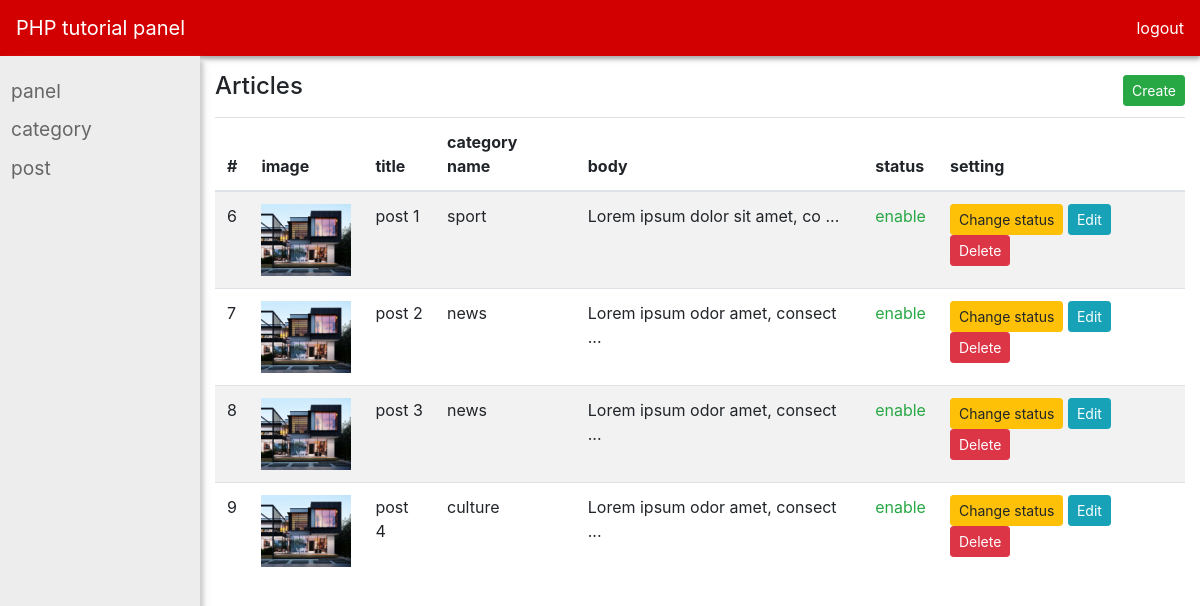
The app's page /panel/post/index.php (signed in) with its own data.
### tables this page shows
CREATE TABLE `posts` (
  `id` int(11) NOT NULL,
  `title` varchar(255) NOT NULL,
  `body` text NOT NULL,
  `cat_id` int(11) NOT NULL,
  `status` tinyint(4) NOT NULL DEFAULT 10,
  `image` text NOT NULL,
  `created_at` datetime NOT NULL,
  `updated_at` datetime DEFAULT NULL
);

CREATE TABLE `categories` (
  `id` int(11) NOT NULL,
  `name` varchar(255) NOT NULL,
  `created_at` datetime NOT NULL,
  `updated_at` datetime DEFAULT NULL
);

### functions/helpers.php (called while the page is built, shortened)
<?php
function asset($file) {
    return trim(BASE_URL, '/ ') . '/' . trim($file, '/ ');
}
function url($url) {
    return trim(BASE_URL, '/ ') . '/' . trim($url, '/ ');
}

### panel/post/index.php (the view, shortened to what this page needs)
<?php
require_once '../../functions/helpers.php';
?>
<!DOCTYPE html>
<html lang="en">
<head>
    <link rel="stylesheet" href="<?= asset('assets/css/bootstrap.min.css'); ?>" media="all" type="text/css">
    <link rel="stylesheet" href="<?= asset('assets/css/style.css'); ?>" media="all" type="text/css">
</head>
<body>
<section id="app">
    <?php require_once '../layouts/top-nav.php'; ?>
    <section class="container-fluid">
        <section class="row">
            <section class="col-md-2 p-0">
                <?php require_once '../layouts/sidebar.php'; ?>
            </section>
            <section class="col-md-10 pt-3">
                <section class="mb-2 d-flex justify-content-between align-items-center">
                    <h2 class="h4">Articles</h2>
                    <a href="<?= url('panel\post\create.php'); ?>" class="btn btn-sm btn-success">Create</a>
                </section>
                <section class="table-responsive">
                    <table class="table table-striped table-">
                        <thead>
                        <tr>
                            <th>#</th>
                            <th>image</th>
                            <th>title</th>
                            <th>category name</th>
                            <th>body</th>
                            <th>status</th>
                            <th>setting</th>
                        </tr>
                        </thead>
                        <tbody>
                        <?php
                        global $connection;
                        $query = "SELECT `php_project`.`posts`.*, `php_project`.`categories`.`name` AS `category_name`
                                    FROM `php_project`.`posts`
                                    LEFT JOIN `php_project`.`categories`
                                    ON `php_project`.`posts`.`cat_id`=`php_project`.`categories`.`id`";
                        $statement = $connection->prepare($query);
                        $statement->execute();
                        $posts = $statement->fetchAll();
                        foreach ($posts as $post) {
                            ?>
                            <tr>
                                <td><?= $post->id; ?></td>
                                <td>
                                    <img style="width: 90px;" src="<?= asset($post->image); ?>">
                                </td>
                                <td><?= $post->title; ?></td>
                                <td><?= $post->category_name; ?></td>
                                <td><?= substr($post->body, 0, 30) . ' ...'; ?></td>
                                <td>
                                    <?php
                                    switch ($post->status) {
                                        case '10':
                                            ?>
                                            <span class="text-success">enable</span>
                                            <?php
                                            break;
                                            ?>
                                        <?php
                                    }
                                    ?>
                                </td>
                                <td>
                                    <a href="<?= url('panel\post\change-status.php?post_id=' . $post->id); ?>"
                                       class="btn btn-warning btn-sm">Change status</a>
                                    <a href="<?= url('panel\post\edit.php?post_id=' . $post->id); ?>"
                                       class="btn btn-info btn-sm">Edit</a>
                                    <a href="<?= url('panel\post\delete.php?post_id=' . $post->id); ?>"
                                       class="btn btn-danger btn-sm">Delete</a>
                                </td>
                            </tr>
                            <?php
                        }
                        ?>
                        </tbody>
                    </table>
                </section>
            </section>
        </section>
    </section>
</section>
</body>
</html>

### panel/layouts/top-nav.php (shortened to what this page needs)
<nav class="navbar navbar-expand-lg navbar-dark bg-red">
    <a class="navbar-brand" href="<?= url('index.php'); ?>">PHP tutorial panel</a>
    <a class="text-decoration-none text-white" href="<?= url('auth/logout.php') ?>">logout</a>
</nav>

### panel/layouts/sidebar.php
<section class="sidebar">
    <section class="sidebar-link">
        <a href="<?= url('panel'); ?>">panel</a>
    </section>
    <section class="sidebar-link">
        <a href="<?= url('panel/category'); ?>">category</a>
    </section>
    <section class="sidebar-link">
        <a href="<?= url('panel/post'); ?>">post</a>
    </section>
</section>

### assets/css/style.css (style rules this page uses)
.bg-red { background-color: rgb(210, 0, 1); box-shadow: 0px 3px 4px #aaaaaa, 0px 4px 8px #ededed; }
.sidebar { min-height: Calc(100vh - 3.5rem); background-color: #ededed; box-shadow: 3px 5px 4px #cccccc, 5px 7px 8px #ededed; padding-top: 1rem; }
.sidebar-link > a { text-decoration: none; display: block; color: #666666; border-left: 3px solid rgba(0,0,0,0); background-color: rgba(0,0,0,0); padding: .3rem .5rem; font-size: 1.2rem; transition: all .4s; }

### records on screen
posts: id "6", image (picture), title "post 1", categories.name "sport", body "Lorem ipsum dolor sit amet, co", status "enable"
posts: id "7", image (picture), title "post 2", categories.name "news", body "Lorem ipsum odor amet, consect", status "enable"
posts: id "8", image (picture), title "post 3", categories.name "news", body "Lorem ipsum odor amet, consect", status "enable"
posts: id "9", image (picture), title "post 4", categories.name "culture", body "Lorem ipsum odor amet, consect", status "enable"
